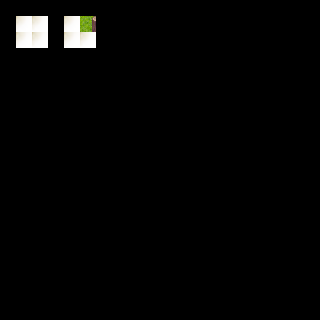

A level layout from a 2D game, rendered from its tile map. Below: a short description, then the map file with its tile-grid data intact:
An orthogonal 20x20 tile map with 16x16 px tiles, 2 tile layers (regions_output, regions_input), 2 hidden layers not drawn.

<map version="1.5" tiledversion="2021.03.23" orientation="orthogonal" renderorder="right-down" width="20" height="20" tilewidth="16" tileheight="16" infinite="0" nextlayerid="5" nextobjectid="1">
 <tileset firstgid="1" name="Tile-TileA2" tilewidth="16" tileheight="16" tilecount="768" columns="32">
  <image source="../Images/Tilemap/Tile-TileA2.png" width="512" height="384" />
 </tileset>
 <layer id="4" name="regions_output" width="20" height="20">
  <data encoding="csv">
0,0,0,0,0,0,0,0,0,0,0,0,0,0,0,0,0,0,0,0,
0,0,585,0,585,585,0,0,0,0,0,0,0,0,0,0,0,0,0,0,
0,585,585,0,585,585,0,0,0,0,0,0,0,0,0,0,0,0,0,0,
0,0,0,0,0,0,0,0,0,0,0,0,0,0,0,0,0,0,0,0,
0,0,0,0,0,0,0,0,0,0,0,0,0,0,0,0,0,0,0,0,
0,0,0,0,0,0,0,0,0,0,0,0,0,0,0,0,0,0,0,0,
0,0,0,0,0,0,0,0,0,0,0,0,0,0,0,0,0,0,0,0,
0,0,0,0,0,0,0,0,0,0,0,0,0,0,0,0,0,0,0,0,
0,0,0,0,0,0,0,0,0,0,0,0,0,0,0,0,0,0,0,0,
0,0,0,0,0,0,0,0,0,0,0,0,0,0,0,0,0,0,0,0,
0,0,0,0,0,0,0,0,0,0,0,0,0,0,0,0,0,0,0,0,
0,0,0,0,0,0,0,0,0,0,0,0,0,0,0,0,0,0,0,0,
0,0,0,0,0,0,0,0,0,0,0,0,0,0,0,0,0,0,0,0,
0,0,0,0,0,0,0,0,0,0,0,0,0,0,0,0,0,0,0,0,
0,0,0,0,0,0,0,0,0,0,0,0,0,0,0,0,0,0,0,0,
0,0,0,0,0,0,0,0,0,0,0,0,0,0,0,0,0,0,0,0,
0,0,0,0,0,0,0,0,0,0,0,0,0,0,0,0,0,0,0,0,
0,0,0,0,0,0,0,0,0,0,0,0,0,0,0,0,0,0,0,0,
0,0,0,0,0,0,0,0,0,0,0,0,0,0,0,0,0,0,0,0,
0,0,0,0,0,0,0,0,0,0,0,0,0,0,0,0,0,0,0,0
</data>
 </layer>
 <layer id="1" name="regions_input" width="20" height="20">
  <data encoding="csv">
0,0,0,0,0,0,0,0,0,0,0,0,0,0,0,0,0,0,0,0,
0,585,0,0,0,5,0,0,0,0,0,0,0,0,0,0,0,0,0,0,
0,0,0,0,0,0,0,0,0,0,0,0,0,0,0,0,0,0,0,0,
0,0,0,0,0,0,0,0,0,0,0,0,0,0,0,0,0,0,0,0,
0,0,0,0,0,0,0,0,0,0,0,0,0,0,0,0,0,0,0,0,
0,0,0,0,0,0,0,0,0,0,0,0,0,0,0,0,0,0,0,0,
0,0,0,0,0,0,0,0,0,0,0,0,0,0,0,0,0,0,0,0,
0,0,0,0,0,0,0,0,0,0,0,0,0,0,0,0,0,0,0,0,
0,0,0,0,0,0,0,0,0,0,0,0,0,0,0,0,0,0,0,0,
0,0,0,0,0,0,0,0,0,0,0,0,0,0,0,0,0,0,0,0,
0,0,0,0,0,0,0,0,0,0,0,0,0,0,0,0,0,0,0,0,
0,0,0,0,0,0,0,0,0,0,0,0,0,0,0,0,0,0,0,0,
0,0,0,0,0,0,0,0,0,0,0,0,0,0,0,0,0,0,0,0,
0,0,0,0,0,0,0,0,0,0,0,0,0,0,0,0,0,0,0,0,
0,0,0,0,0,0,0,0,0,0,0,0,0,0,0,0,0,0,0,0,
0,0,0,0,0,0,0,0,0,0,0,0,0,0,0,0,0,0,0,0,
0,0,0,0,0,0,0,0,0,0,0,0,0,0,0,0,0,0,0,0,
0,0,0,0,0,0,0,0,0,0,0,0,0,0,0,0,0,0,0,0,
0,0,0,0,0,0,0,0,0,0,0,0,0,0,0,0,0,0,0,0,
0,0,0,0,0,0,0,0,0,0,0,0,0,0,0,0,0,0,0,0
</data>
 </layer>
 <layer id="3" name="input_AutoMap" width="20" height="20" visible="0">
  <data encoding="csv">
0,0,0,0,0,0,0,0,0,0,0,0,0,0,0,0,0,0,0,0,
0,5,0,0,0,5,0,0,0,0,0,0,0,0,0,0,0,0,0,0,
0,0,0,0,0,0,0,0,0,0,0,0,0,0,0,0,0,0,0,0,
0,0,0,0,0,0,0,0,0,0,0,0,0,0,0,0,0,0,0,0,
0,0,0,0,0,0,0,0,0,0,0,0,0,0,0,0,0,0,0,0,
0,0,0,0,0,0,0,0,0,0,0,0,0,0,0,0,0,0,0,0,
0,0,0,0,0,0,0,0,0,0,0,0,0,0,0,0,0,0,0,0,
0,0,0,0,0,0,0,0,0,0,0,0,0,0,0,0,0,0,0,0,
0,0,0,0,0,0,0,0,0,0,0,0,0,0,0,0,0,0,0,0,
0,0,0,0,0,0,0,0,0,0,0,0,0,0,0,0,0,0,0,0,
0,0,0,0,0,0,0,0,0,0,0,0,0,0,0,0,0,0,0,0,
0,0,0,0,0,0,0,0,0,0,0,0,0,0,0,0,0,0,0,0,
0,0,0,0,0,0,0,0,0,0,0,0,0,0,0,0,0,0,0,0,
0,0,0,0,0,0,0,0,0,0,0,0,0,0,0,0,0,0,0,0,
0,0,0,0,0,0,0,0,0,0,0,0,0,0,0,0,0,0,0,0,
0,0,0,0,0,0,0,0,0,0,0,0,0,0,0,0,0,0,0,0,
0,0,0,0,0,0,0,0,0,0,0,0,0,0,0,0,0,0,0,0,
0,0,0,0,0,0,0,0,0,0,0,0,0,0,0,0,0,0,0,0,
0,0,0,0,0,0,0,0,0,0,0,0,0,0,0,0,0,0,0,0,
0,0,0,0,0,0,0,0,0,0,0,0,0,0,0,0,0,0,0,0
</data>
 </layer>
 <layer id="2" name="output_Ground" width="20" height="20" visible="0">
  <data encoding="csv">
0,0,0,0,0,0,0,0,0,0,0,0,0,0,0,0,0,0,0,0,
0,0,6,0,5,6,0,0,0,0,0,0,0,0,0,0,0,0,0,0,
0,37,38,0,37,38,0,0,0,0,0,0,0,0,0,0,0,0,0,0,
0,0,0,0,0,0,0,0,0,0,0,0,0,0,0,0,0,0,0,0,
0,0,0,0,0,0,0,0,0,0,0,0,0,0,0,0,0,0,0,0,
0,0,0,0,0,0,0,0,0,0,0,0,0,0,0,0,0,0,0,0,
0,0,0,0,0,0,0,0,0,0,0,0,0,0,0,0,0,0,0,0,
0,0,0,0,0,0,0,0,0,0,0,0,0,0,0,0,0,0,0,0,
0,0,0,0,0,0,0,0,0,0,0,0,0,0,0,0,0,0,0,0,
0,0,0,0,0,0,0,0,0,0,0,0,0,0,0,0,0,0,0,0,
0,0,0,0,0,0,0,0,0,0,0,0,0,0,0,0,0,0,0,0,
0,0,0,0,0,0,0,0,0,0,0,0,0,0,0,0,0,0,0,0,
0,0,0,0,0,0,0,0,0,0,0,0,0,0,0,0,0,0,0,0,
0,0,0,0,0,0,0,0,0,0,0,0,0,0,0,0,0,0,0,0,
0,0,0,0,0,0,0,0,0,0,0,0,0,0,0,0,0,0,0,0,
0,0,0,0,0,0,0,0,0,0,0,0,0,0,0,0,0,0,0,0,
0,0,0,0,0,0,0,0,0,0,0,0,0,0,0,0,0,0,0,0,
0,0,0,0,0,0,0,0,0,0,0,0,0,0,0,0,0,0,0,0,
0,0,0,0,0,0,0,0,0,0,0,0,0,0,0,0,0,0,0,0,
0,0,0,0,0,0,0,0,0,0,0,0,0,0,0,0,0,0,0,0
</data>
 </layer>
</map>
